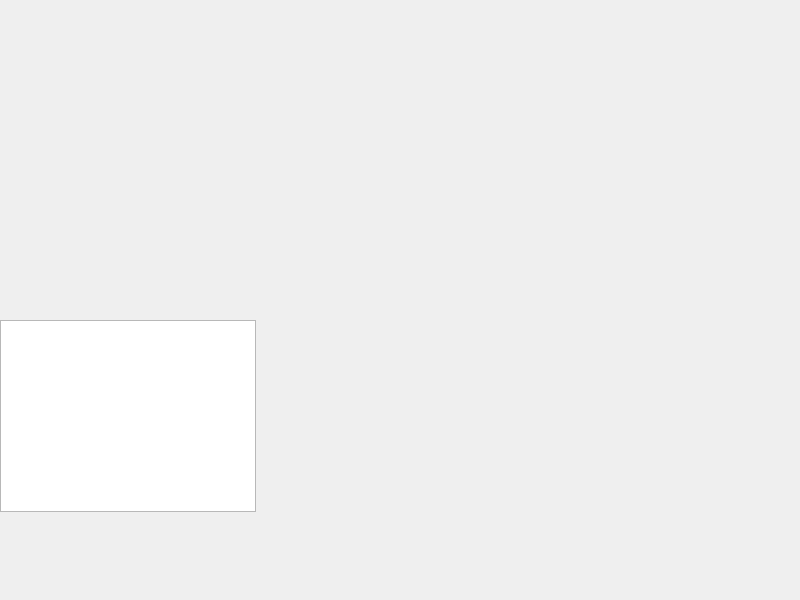
<?xml version="1.0" encoding="UTF-8"?>
<ui version="4.0">
 <class>QOscilloscope</class>
 <widget class="QMainWindow" name="QOscilloscope">
  <property name="geometry">
   <rect>
    <x>0</x>
    <y>0</y>
    <width>800</width>
    <height>600</height>
   </rect>
  </property>
  <property name="windowTitle">
   <string>FCN Scope</string>
  </property>
  <widget class="QWidget" name="centralwidget">
   <widget class="QCustomPlot" name="scope_widget" native="true">
    <property name="geometry">
     <rect>
      <x>0</x>
      <y>0</y>
      <width>391</width>
      <height>191</height>
     </rect>
    </property>
    <property name="sizePolicy">
     <sizepolicy hsizetype="Preferred" vsizetype="Preferred">
      <horstretch>0</horstretch>
      <verstretch>0</verstretch>
     </sizepolicy>
    </property>
   </widget>
   <widget class="QTableView" name="scope_properties">
    <property name="geometry">
     <rect>
      <x>0</x>
      <y>320</y>
      <width>256</width>
      <height>192</height>
     </rect>
    </property>
   </widget>
  </widget>
 </widget>
 <customwidgets>
  <customwidget>
   <class>QCustomPlot</class>
   <extends>QWidget</extends>
   <header>qcustomplot.h</header>
   <container>1</container>
  </customwidget>
 </customwidgets>
 <resources/>
 <connections/>
</ui>
